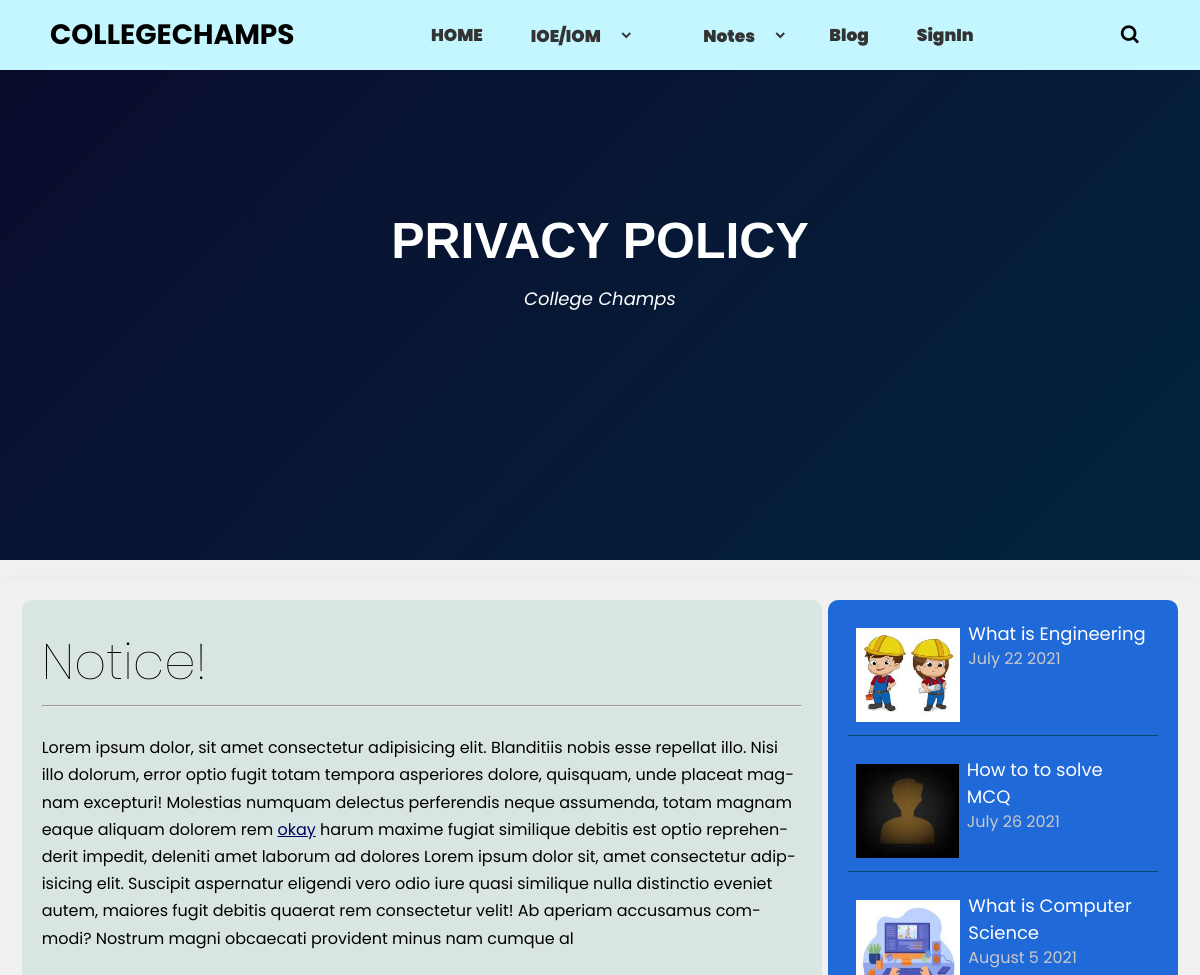
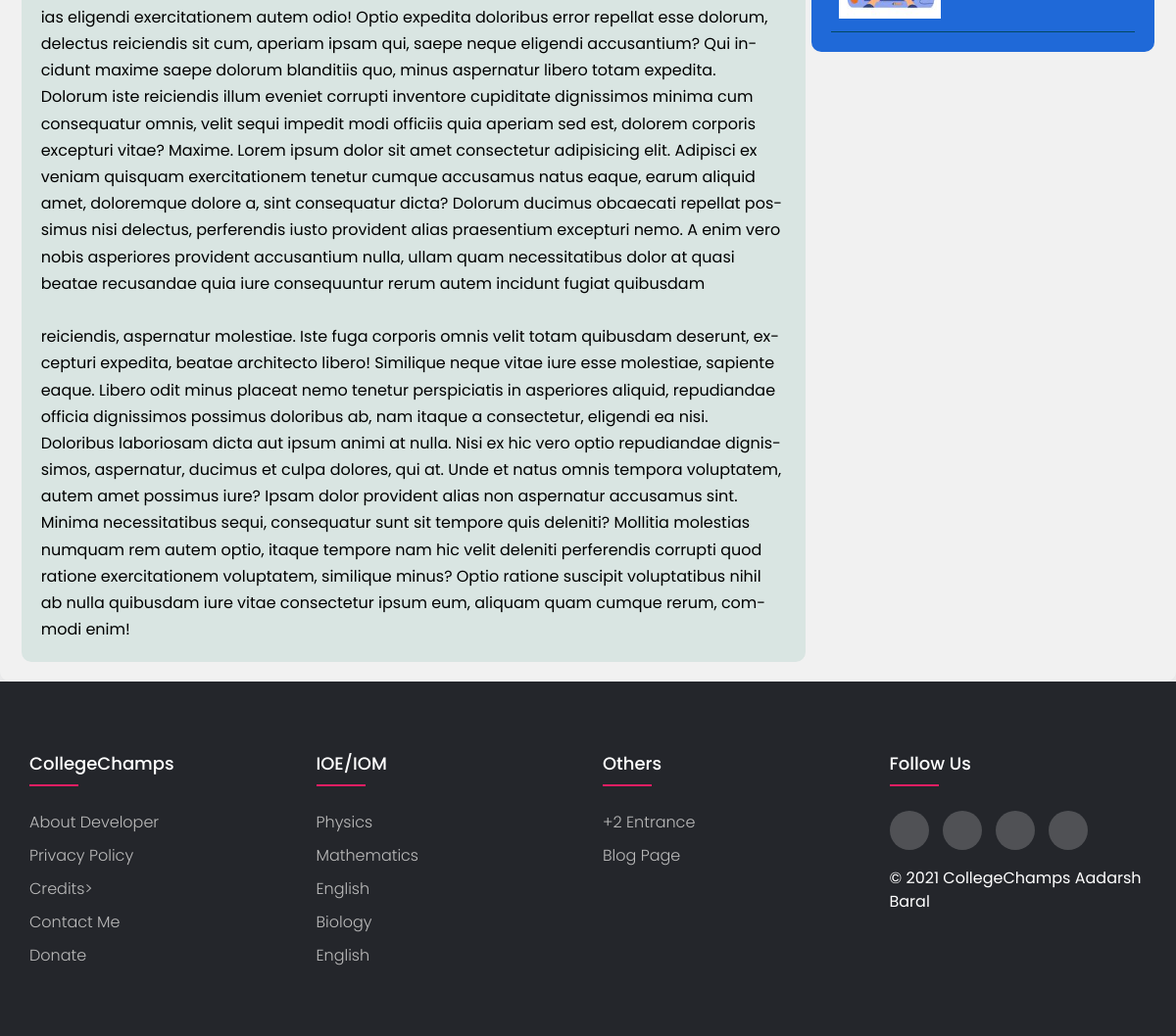
/CollegeChamps/privacy-policy/privacy_policy, run on the app's committed database (2 pictures, top to bottom).
### collegechamps/models.py (models this page shows, shortened)
class Post(db.Model):
    id = db.Column(db.Integer, primary_key=True)
    title = db.Column(db.String(100), nullable=False)
    slug = db.Column(db.String(100), nullable = False)
    subtitle = db.Column(db.Text, nullable = False)
    content = db.Column(db.Text, nullable=False)
    img = db.Column(db.Text, nullable=True)
    date_posted = db.Column(db.DateTime, nullable=False, default=datetime.now(timezone.utc))
    to_redirect = db.Column(db.String(20),nullable = True)
    image_file = db.Column(db.String(20), nullable=True)
    mock_title = db.Column(db.String(20), nullable = True)
    mock_content=db.Column(db.String(200), nullable = True)
    price  = db.Column(db.String(),nullable  = True)
    to_redirect = db.Column(db.String(20),nullable = True)
    featured = db.Column(db.String(20), nullable = True)
    subject_title  = db.Column(db.String(20),nullable = True)
    others1 = db.Column(db.String(20), nullable = True)
    others2 = db.Column(db.String(20), nullable = True)
    time_limit1 = db.Column(db.Integer())
    time_limit2 = db.Column(db.Integer())
    url_slug = db.Column(db.String(255))

### collegechamps/main/routes.py (the view)
@main.route('/CollegeChamps/privacy-policy/<parameter>')
def privacy_policy(parameter):
    side_posts = Post.query.filter_by(others2 = 'sidebar')
    return render_template('privacy_policy.html',side_posts= side_posts, parameters =parameter)

### collegechamps/templates/privacy_policy.html (shortened to what this page needs)
{% extends 'render.html' %}
  {% block showcase_nav_foot %}
  <div class="showcase">
    <div class="main-container">
      <h1 class="showcase-maintext">Privacy Policy</h1>
      <p  class="showcase-subtext"><em>College Champs </em></p>
      <br />
    </div>
  </div>
  {% endblock showcase_nav_foot %}
  {% block sectionA %}
  <div>
    {% if parameters == 'privacy_policy' %}
    <div class="container">
      <div class="para-container">
        <h1 class="priv-pol">Notice!</h1>
        <hr />
        <br />
        <p>
          Lorem ipsum dolor, sit amet consectetur adipisicing elit. Blanditiis
          nobis esse repellat illo. Nisi illo dolorum, error optio fugit totam
          tempora asperiores dolore, quisquam, unde placeat magnam excepturi!
          Molestias numquam delectus perferendis neque assumenda, totam magnam
          eaque aliquam dolorem rem <a href="#">okay</a> harum maxime fugiat
          similique debitis est optio reprehenderit impedit, deleniti amet
          laborum ad dolores Lorem ipsum dolor sit, amet consectetur adipisicing
          elit. Suscipit aspernatur eligendi vero odio iure quasi similique
          nulla distinctio eveniet autem, maiores fugit debitis quaerat rem
          consectetur velit! Ab aperiam accusamus commodi? Nostrum magni
          obcaecati provident minus nam cumque al <br /><br />
          ias eligendi exercitationem autem odio! Optio expedita doloribus error
          repellat esse dolorum, delectus reiciendis sit cum, aperiam ipsam qui,
          saepe neque eligendi accusantium? Qui incidunt maxime saepe dolorum
          blanditiis quo, minus aspernatur libero totam expedita. Dolorum iste
          reiciendis illum eveniet corrupti inventore cupiditate dignissimos
          minima cum consequatur omnis, velit sequi impedit modi officiis quia
          aperiam sed est, dolorem corporis excepturi vitae? Maxime. Lorem ipsum
          dolor sit amet consectetur adipisicing elit. Adipisci ex veniam
          quisquam exercitationem tenetur cumque accusamus natus eaque, earum
          aliquid amet, doloremque dolore a, sint consequatur dicta? Dolorum
          ducimus obcaecati repellat possimus nisi delectus, perferendis iusto
          provident alias praesentium excepturi nemo. A enim vero nobis
          asperiores provident accusantium nulla, ullam quam necessitatibus
          dolor at quasi beatae recusandae quia iure consequuntur rerum autem
          incidunt fugiat quibusdam <br /><br />
          reiciendis, aspernatur molestiae. Iste fuga corporis omnis velit totam
          quibusdam deserunt, excepturi expedita, beatae architecto libero!
          Similique neque vitae iure esse molestiae, sapiente eaque. Libero odit
          minus placeat nemo tenetur perspiciatis in asperiores aliquid,
          repudiandae officia dignissimos possimus doloribus ab, nam itaque a
          consectetur, eligendi ea nisi. Doloribus laboriosam dicta aut ipsum
          animi at nulla. Nisi ex hic vero optio repudiandae dignissimos,
          aspernatur, ducimus et culpa dolores, qui at. Unde et natus omnis
          tempora voluptatem, autem amet possimus iure? Ipsam dolor provident
          alias non aspernatur accusamus sint. Minima necessitatibus sequi,
          consequatur sunt sit tempore quis deleniti? Mollitia molestias numquam
          rem autem optio, itaque tempore nam hic velit deleniti perferendis
          corrupti quod ratione exercitationem voluptatem, similique minus?
          Optio ratione suscipit voluptatibus nihil ab nulla quibusdam iure
          vitae consectetur ipsum eum, aliquam quam cumque rerum, commodi enim!
        </p>
      </div>
</div>
    {% endif %}
  </div>
  {% endblock sectionA %}

### collegechamps/templates/render.html (shortened to what this page needs)
<!DOCTYPE html>
<html lang="en" dir="ltr">
  <head>
    <link
      href="https://unpkg.com/boxicons@2.0.7/css/boxicons.min.css"
      rel="stylesheet"
    />
    <link
      rel="stylesheet"
      href="{{ url_for('static', filename='css/style.css') }}"
    />
    <link
      rel="stylesheet"
      href="{{ url_for('static', filename='css/card.css') }}"
    />
  </head>
  <body>
    <nav>
      <div class="navbar">
        <div class="logo">
          <a href="{{url_for('main.home')}}">CollegeChamps</a>
        </div>
        <div class="nav-links">
          <ul class="links">
            <li><a href="{{ url_for('main.home') }}">HOME</a></li>
            <li>
              <a href="{{ url_for('main.ioe') }}">IOE/IOM</a>
              <i class="bx bxs-chevron-down htmlcss-arrow arrow"></i>
            </li>
            <li></li>
            <li>
              <a href="#">Notes</a>
              <i class="bx bxs-chevron-down js-arrow arrow"></i>
            </li>
            <li><a href="{{ url_for('blogs.blog_page') }}">Blog</a></li>
            {% if current_user.is_authenticated %}
            <li><a href="{{ url_for('users.logout') }}">Logout</a></li>
            {%else%}
            <li><a href="{{ url_for('users.login') }}">SignIn</a></li>
            {% endif %}
          </ul>
        </div>
        <div class="search-box">
          <i class="bx bx-search"></i>
        </div>
      </div>
    </nav>
    {% block showcase_nav_foot %} {% endblock showcase_nav_foot %}
    <div class="sectionA">
      {% block sectionA %} {% endblock sectionA %}
      <div class="featured-categories">
        {% for post in side_posts %} {% set img_name = 'profile_pics/' +
        post.img %} {% set img_name = 'profile_pics/' + post.img %} {% set
        slug_t = post.title.replace(" ","-").lower() %} {% set day =
        post.date_posted.strftime('%B') %} {% set day_num =
        post.date_posted.day%} {% set year = post.date_posted.year%}
        <div>
          <img src="{{url_for('static', filename = img_name)}}" alt="error" /
          width = 120px height = 110px >
          <div class="categories-para-grid">
            <a
              href="{{ url_for('blogs.post',post_id  = post.id,slug = slug_t) }}"
              >{{post.title}}</a
            >
            <br />
            <small>{{day}} {{day_num}} {{year}}</small>
          </div>
        </div>
        {% endfor %}
      </div>
    </div>
  </body>
</html>
{% include 'footer.html' %}

### collegechamps/static/css/style.css (style rules this page uses)
.container { margin: auto; max-width: 1100px; }
.main-container { margin: auto; max-width: 1100px; }
* { padding: 0px; margin: 0px; box-sizing: border-box; }
a { text-decoration: none; color: black; }
li { list-style: none; }
body { font-family: "Poppins", sans-serif; }
.showcase { background: #0f121b; height: 70vh; display: flex; align-items: center; justify-content: center; text-align: center; font-family: 'Poppins' , sans-serif; line-height: 1.4; background-image: linear-gradient(315deg, #02243d 0%, #0b0b2c 100%); }
.showcase .showcase-maintext { font-family: "Poppins ", sans-serif; color: white; font-size: 50px; text-transform: uppercase; padding-bottom: 10px; }
.showcase .showcase-subtext { font-size: 18px; margin-bottom: 20px; color: white; }
.container { max-width: 1100px; margin: auto; }
.sectionA { padding: 20px; display: grid; max-width: 1200px; box-shadow: rgba(149, 157, 165, 0.2) 0px 8px 24px; grid-template-areas: "cards cards menu" "cards cards sub-menu"; margin: auto; margin-top: 20px; border-radius: 10px; }
.sectionA .featured-categories { background: #1f69d8; max-width: 350px; margin: auto; display: flex; grid-area: menu; padding: 10px; flex-direction: column; border-radius: 10px; margin-top: 0px; position: sticky; top: 100px; }
.sectionA .featured-categories > * { display: flex; margin: 10px; padding-right: 10px; padding-bottom: 5px; position: relative; border-bottom: 1px solid #034963; }
.sectionA .featured-categories > * :last-child { color: #c9c9c9; font-size: 16px; cursor: initial; }
.sectionA .featured-categories > * img { padding: 8px; }
.sectionA .featured-categories > * a { font-size: 18px; color: white; margin-bottom: 10px; cursor: pointer; hyphens: auto; text-align: left; }

### collegechamps/static/css/card.css (style rules this page uses)
* { box-sizing: border-box; }
body { background: #f1f1f1; font-family: "Rubik", sans-serif; }

### collegechamps/static/css/footer.css (style rules this page uses)
body { line-height: 1.5; font-family: 'Poppins', sans-serif; }
* { margin:0; padding:0; box-sizing: border-box; }
.container { max-width: 1170px; margin:auto; }
ul { list-style: none; }

### collegechamps/templates/privacy_policy.html (style rules this page uses)
.para-container { background: rgb(217, 229, 226); padding: 20px; line-height: 1.7; max-width: 800px; margin: auto; border-radius: 10px; hyphens: auto; }
.para-container a { color: rgb(0, 0, 94); text-decoration: underline; }
.priv-pol { font-weight: lighter; font-size: 50px; }

### collegechamps/templates/render.html (style rules this page uses)
* { margin: 0; padding: 0; box-sizing: border-box; font-family: "Poppins", sans-serif; }
body { min-height: 100vh; }
nav { position: fixed; background: rgb(195, 246, 255); top: 0; left: 0; width: 100%; height: 100%; height: 70px; z-index: 99; }
nav .navbar { height: 100%; max-width: 1250px; width: 100%; display: flex; align-items: center; justify-content: space-between; margin: auto; padding: 0 50px; }
.logo { font-family: "Arvo", sans-serif; font-size: 28px; font-weight: 700; text-transform: uppercase; }
nav .navbar .nav-links { line-height: 70px; height: 100%; }
nav .navbar .links { display: flex; }
nav .navbar .links li { position: relative; align-items: center; justify-content: space-between; list-style: none; padding: 0 14px; }
nav .navbar .links li a { text-decoration: none; white-space: nowrap; color: #333; font-size: 17px; font-weight: 900; font-family: "Poppins", sans-serif; border-radius: 10px; padding: 10px; }
nav .navbar .links li .arrow { height: 100%; width: 22px; line-height: 70px; text-align: center; display: inline-block; color: #333; transition: all 0.3s ease; }
.navbar .search-box { position: relative; height: 40px; width: 40px; }
.navbar .search-box i { position: absolute; height: 100%; width: 100%; line-height: 40px; text-align: center; font-size: 22px; color: black; font-weight: 600; cursor: pointer; transition: all 0.3s ease; }

### data on the page
Post: shows a picture, title "What is Engineering", day "July", day_num "22", year "2021"
Post: shows a picture, title "How to to solve MCQ", day "July", day_num "26", year "2021"
Post: shows a picture, title "What is Computer Science", day "August", day_num "5", year "2021"
